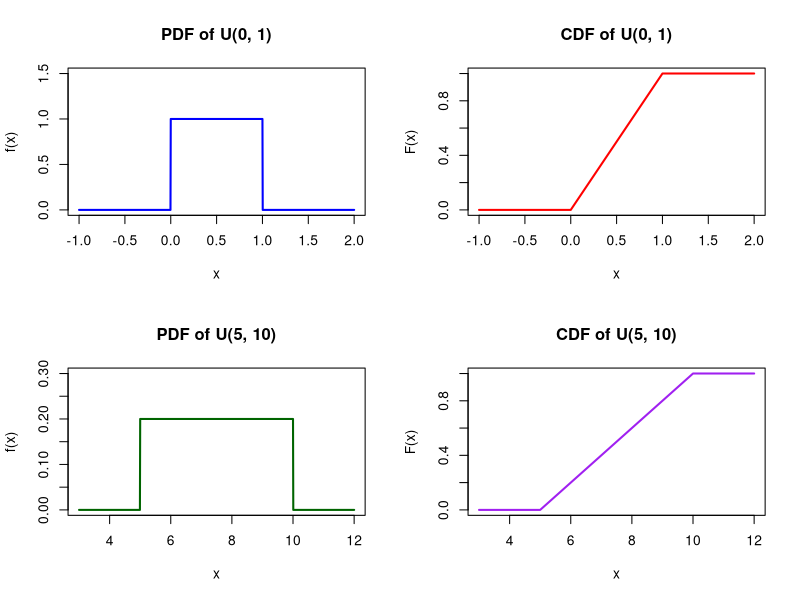
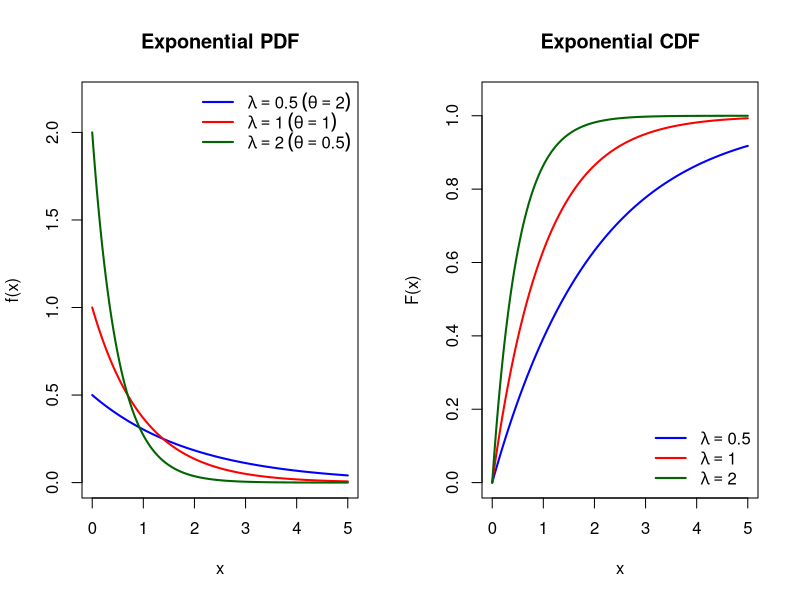

R code for these plots, in order:
## ---- chunk 1

# Set up the plotting area to display 4 plots (2 rows, 2 columns)
par(mfrow = c(2, 2))

# ---------------------------------------------------------
# Distribution 1: a = 0, b = 1
# ---------------------------------------------------------
# Generate a sequence of x values slightly outside the [0, 1] range
x1 <- seq(-1, 2, length.out = 1000)

# Calculate PDF and CDF
pdf1 <- dunif(x1, min = 0, max = 1)
cdf1 <- punif(x1, min = 0, max = 1)

# Plot PDF
plot(x1, pdf1, type = "l", col = "blue", lwd = 2,
     main = "PDF of U(0, 1)", xlab = "x", ylab = "f(x)",
     ylim = c(0, 1.5)) # Expand y-axis to see the top clearly

# Plot CDF
plot(x1, cdf1, type = "l", col = "red", lwd = 2,
     main = "CDF of U(0, 1)", xlab = "x", ylab = "F(x)")


# ---------------------------------------------------------
# Distribution 2: a = 5, b = 10
# ---------------------------------------------------------
# Generate a sequence of x values slightly outside the [5, 10] range
x2 <- seq(3, 12, length.out = 1000)

# Calculate PDF and CDF
pdf2 <- dunif(x2, min = 5, max = 10)
cdf2 <- punif(x2, min = 5, max = 10)

# Plot PDF
plot(x2, pdf2, type = "l", col = "darkgreen", lwd = 2,
     main = "PDF of U(5, 10)", xlab = "x", ylab = "f(x)",
     ylim = c(0, 0.3)) # Peak is at 1/(10-5) = 0.2

# Plot CDF
plot(x2, cdf2, type = "l", col = "purple", lwd = 2,
     main = "CDF of U(5, 10)", xlab = "x", ylab = "F(x)")

# Reset plotting area to default (1 plot per window)
par(mfrow = c(1, 1))
## ---- chunk 2
# Set up a 1x2 plotting window
par(mfrow = c(1, 2))

# Define support and parameter rates (lambda = 1/theta)
x <- seq(0, 5, length.out = 1000)
rates <- c(0.5, 1.0, 2.0)
colors <- c("blue", "red", "darkgreen")

# ---------------------------------------------------------
# 1. Plot Probability Density Functions (PDF)
# ---------------------------------------------------------
plot(x, dexp(x, rate = rates[1]), type = "l", col = colors[1], lwd = 2,
     main = "Exponential PDF", xlab = "x", ylab = "f(x)",
     ylim = c(0, 2.2))

lines(x, dexp(x, rate = rates[2]), col = colors[2], lwd = 2)
lines(x, dexp(x, rate = rates[3]), col = colors[3], lwd = 2)

legend("topright", 
       legend = c(expression(lambda == 0.5 ~ (theta == 2)),
                  expression(lambda == 1.0 ~ (theta == 1)),
                  expression(lambda == 2.0 ~ (theta == 0.5))),
       col = colors, lwd = 2, bty = "n")

# ---------------------------------------------------------
# 2. Plot Cumulative Distribution Functions (CDF)
# ---------------------------------------------------------
plot(x, pexp(x, rate = rates[1]), type = "l", col = colors[1], lwd = 2,
     main = "Exponential CDF", xlab = "x", ylab = "F(x)",
     ylim = c(0, 1.05))

lines(x, pexp(x, rate = rates[2]), col = colors[2], lwd = 2)
lines(x, pexp(x, rate = rates[3]), col = colors[3], lwd = 2)

legend("bottomright", 
       legend = c(expression(lambda == 0.5),
                  expression(lambda == 1.0),
                  expression(lambda == 2.0)),
       col = colors, lwd = 2, bty = "n")

# Reset layout to default
par(mfrow = c(1, 1))
